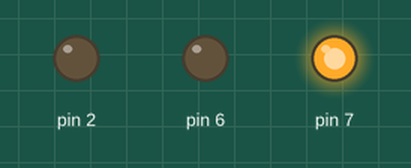
A sketch run on a simulated Arduino Uno, built with avr-gcc and run on an emulated ATmega328P. Shown: output pins drawn as LEDs (lit = HIGH).

Above: at 1.0 s.
At 5.2 s:
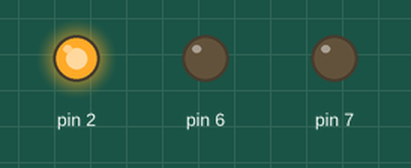
At 9.5 s:
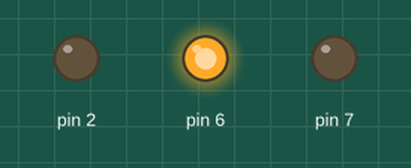
At 14.7 s:
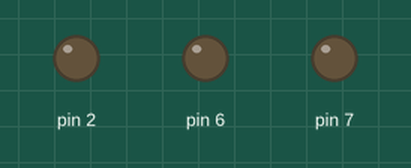
Timing chart, 0 to 15.6 s (numbered marks = the images above):
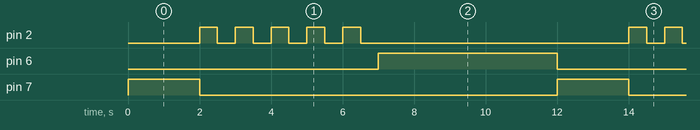

Measured:
- by itself, pin 2: repeats every 12.0 s: 4 × (LOW 0.50 s, HIGH 0.50 s), LOW 7.5 s, HIGH 0.50 s
- by itself, pin 6: alternates HIGH for 5.0 s and LOW for 7.0 s
- by itself, pin 7: alternates HIGH for 2.0 s and LOW for 10.0 s

The sketch:

traffic_lights_code.ino
```cpp
/* Traffic Lights
*/

void setup()
{
 pinMode(2, OUTPUT);
 pinMode(6, OUTPUT);
 pinMode(7, OUTPUT);
}
void loop()
{
  digitalWrite(7,HIGH);
  delay(2000);
  digitalWrite(7, LOW);
  digitalWrite(2, HIGH);
  delay(500);
  digitalWrite(2,LOW);
  delay(500);
  digitalWrite(2, HIGH);
  delay(500);
  digitalWrite(2,LOW);
  delay(500);
  digitalWrite(2, HIGH);
  delay(500);
  digitalWrite(2,LOW);
  delay(500);
  digitalWrite(2, HIGH);
  delay(500);
  digitalWrite(2,LOW);
  delay(500);
  digitalWrite(2, HIGH);
  delay(500);
  digitalWrite(2,LOW);
  delay(500);
  digitalWrite(6,HIGH);
  delay(5000);
  digitalWrite(6, LOW);
 }
```
